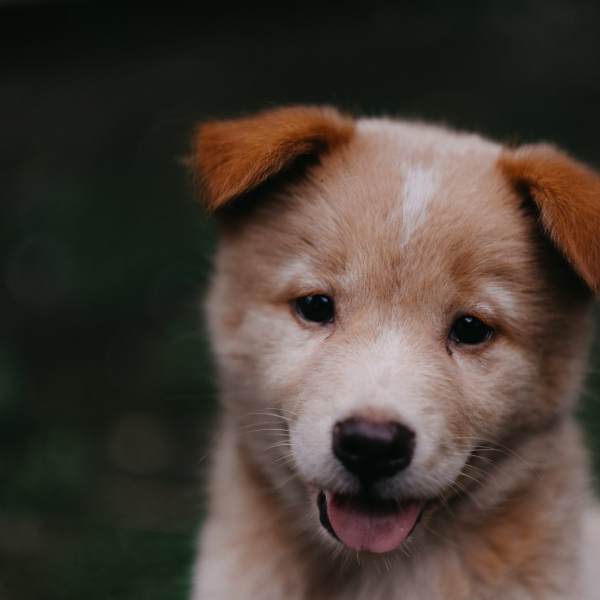
#> input picture pupy.png, 600 x 600 px, found by its file name
$ python egitim04.py
#> lines starting #> are read from the running program, lines starting #| are printed output that depends on the picture
# ORB Dedektörü ve Brute-Force kullanarak 2 resim arası Özellik Eşleştirme (Feature Matching)

import cv2
import numpy as np

yol = "pupy.png"
target_img = cv2.imread(yol, 0)
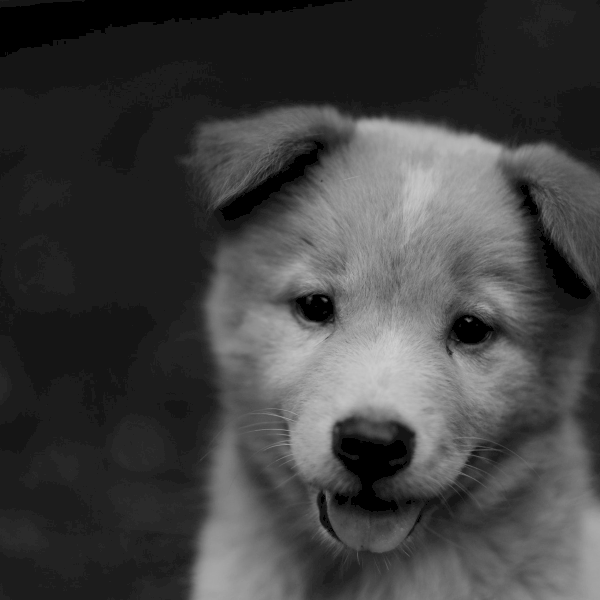
#> target_img: shape (600, 600); min 0, max 206, mean 64.6

if target_img is None:
    print("Resim okunamadı! Lütfen dosya yolunu kontrol et.")
else:
    template_img = target_img[100:400, 150:400]
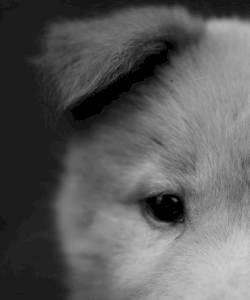
#> template_img: shape (300, 250); min 0, max 206, mean 91.3

    orb = cv2.ORB_create()

    kp1, des1 = orb.detectAndCompute(template_img, None)
#> kp1 = 176 keypoints; strongest (x, y, size): (175, 200, 31), (174, 199, 37.2), (146, 200, 92.6), (180, 197, 64.3)
    kp2, des2 = orb.detectAndCompute(target_img, None)
#> kp2 = 491 keypoints; strongest (x, y, size): (468, 321, 31), (322, 315, 111.1), (330, 312, 111.1), (337, 423, 111.1)

    # 5. Brute-Force Matcher (Kaba Kuvvet Eşleştirici) oluştur
    bf = cv2.BFMatcher(cv2.NORM_HAMMING, crossCheck=True)

    matches = bf.match(des1, des2)
#> matches = 103 matches
    matches = sorted(matches, key=lambda x: x.distance)

    result_img = cv2.drawMatches(template_img, kp1, target_img, kp2, matches[:30], None, flags=2)
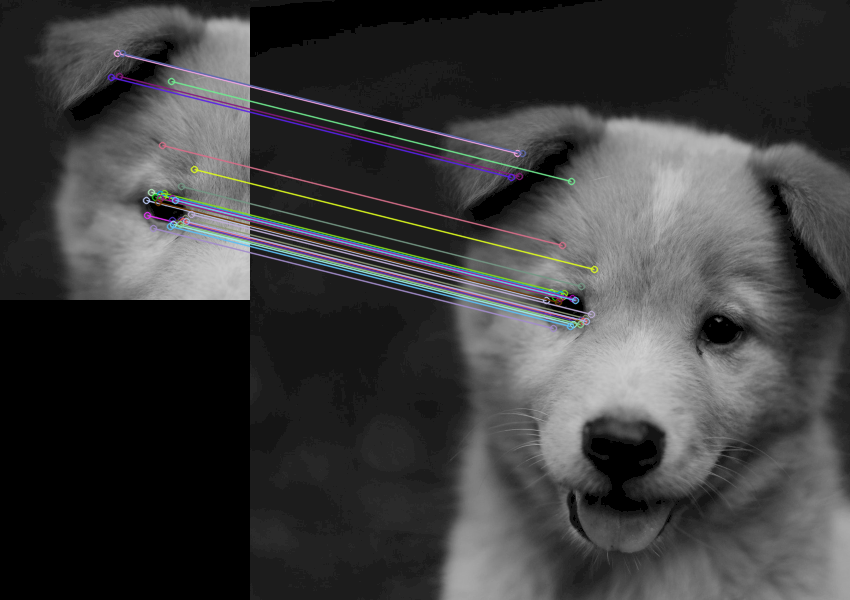
#> result_img: shape (600, 850, 3); mean of channels 0, 1, 2 61.6, 61.1, 61.1; drawn as B, G, R

    window_name = 'Feature Matching (ORB) - Carpili Kapanis'
    cv2.namedWindow(window_name)

    while True:
        cv2.imshow(window_name, result_img)
        if cv2.waitKey(20) == 27 or cv2.getWindowProperty(window_name, cv2.WND_PROP_VISIBLE) < 1:
#> (key Esc is pressed here)
            break
    cv2.destroyAllWindows()

$ run again, with haarcascade_russian_plate.png copied over pupy.png
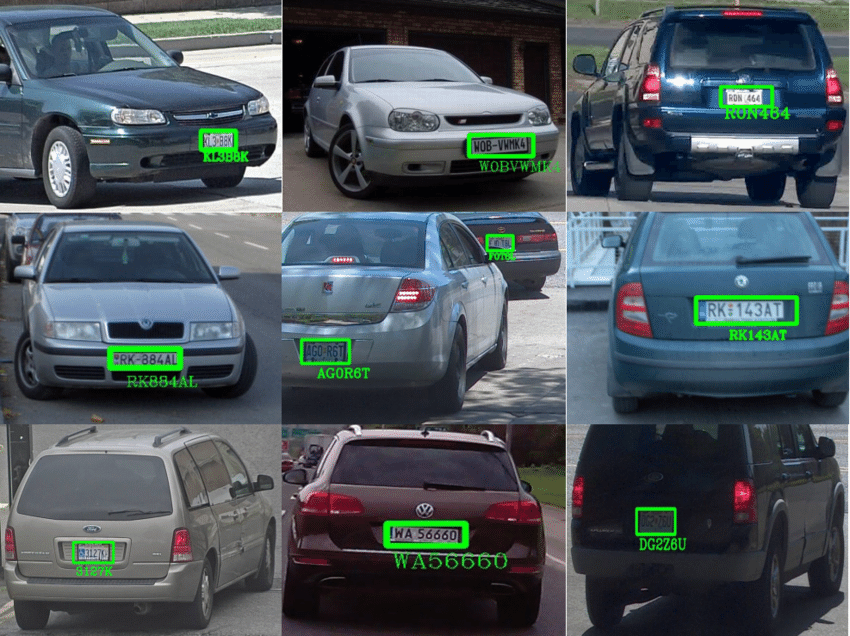
#> input picture haarcascade_russian_plate.png, 850 x 636 px, found by its file name
#> `template_img = target_img[100:400, 150:400]`:
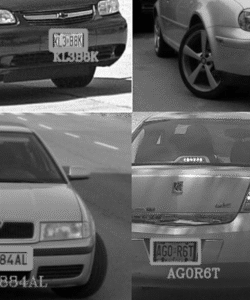
#> template_img: shape (300, 250); min 2, max 249, mean 94.1
#> kp1 = 428 keypoints; strongest (x, y, size): (98, 67, 31), (97, 68, 64.3), (95, 73, 64.3), (95, 75, 31)
#> kp2 = 500 keypoints; strongest (x, y, size): (248, 167, 31), (281, 46, 31), (644, 95, 31), (644, 98, 31)
#> matches = 148 matches
#> `result_img = cv2.drawMatches(template_img, kp1, target_img, kp2, match..`:
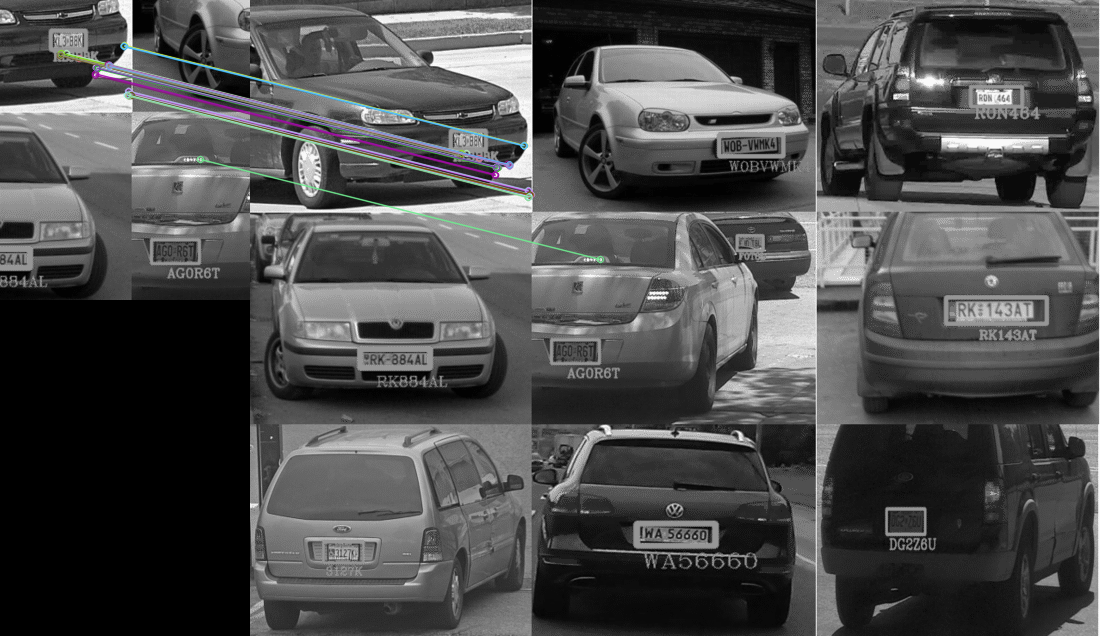
#> result_img: shape (636, 1100, 3); mean of channels 0, 1, 2 74.9, 74.7, 74.6; drawn as B, G, R
